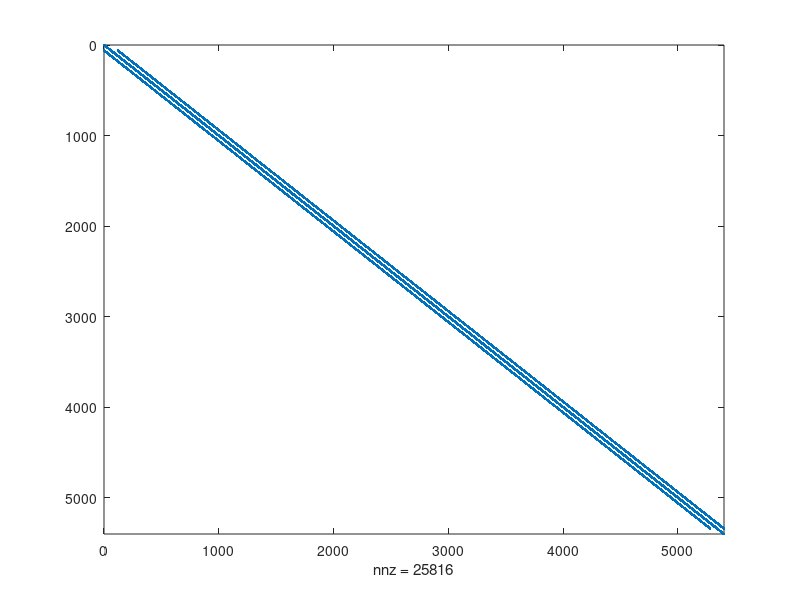
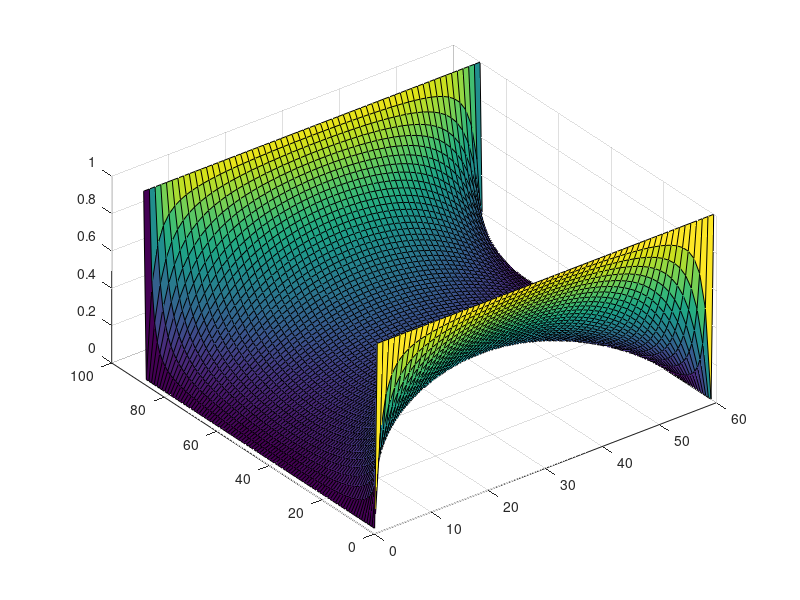

The MATLAB source for these figures, in order:
% ELEC4700 Assignment 2: Finite Difference Method

% Initialization

clear all;
close all;
clc;
set(0,'DefaultFigureWindowStyle','docked');

% Solving V=V0 @ x=0 and V=0 @ x=L in region LxW
% Implement funtion 'pbaspect' to fix Z aspect ratio

L = 90;
W = 2/3 * L;
V0 = 1;

nx = L;
ny = W;
G = sparse(nx*ny);
%V = sparse(nx,ny);
F = sparse(1,nx*ny);


Acond = 1;              % background conductivity of region, low resistance
Bcond = 1e-2;           % Conductivity of boxes, highly resistive
cMap = zeros(nx,ny);
Lb = 20;
Wb = 20;
for u = 1:nx
    for v = 1:ny
        if (u >= 35 && u <= 55)
            if v >= 0 && v <= 20
                cMap(u,v) = Bcond;
            elseif v >= 40 && v <= 60
                cMap(u,v) = Bcond;
            else
                cMap(u,v) = Acond;
            end
        else
            cMap(u,v) = Acond;
        end
    end
end





for i = 1:nx                %Iteration through length
    for j = 1:ny            %Iteration through width
        n = j + (i-1)*ny;

        if i == 1          % x=0 BCs
            G(n,:) = 0;
            G(n,n) = 1;
            F(n) = 1;
        elseif i == nx     % x=1 BCs
            G(n,:) = 0;
            G(n,n) = 1;
            %F(n) = 0;       %F(n)=0 sets z at final width to 0
            
% COMMENT BELOW FOR 1a
            F(n) = 1;       %F(n)=1 sets z at final width to 1
            
        elseif j == 1                 % y=0 BCs
            nxm = j + (i-2)*ny;
            nxp = j + (i)*ny;
            nyp = j+1 + (i-1)*ny;
            
            G(n,n) = 1;
        elseif j == ny                % y=1 BCs
            nxm = j + (i-2)*ny;
            nxp = j + (i)*ny;
            nym = j-1 + (i-1)*ny;
            
            G(n,n) = 1;
            
            
% COMMENT ABOVE FOR 1a
            
        else
            nxm = j + (i-2)*ny;
            nxp = j + (i)*ny;
            nym = j-1 + (i-1)*ny;
            nyp = j+1 + (i-1)*ny;
            
            G(n,n) = -(4);
            G(n,nxm) = 1;
            G(n,nxp) = 1;
            G(n,nym) = 1;
            G(n,nyp) = 1;
        end
            
    end
end
figure(1)
spy(G)

V = G\F';

Vmap = zeros(nx,ny);
for i = 1:nx
    for j = 1:ny
        n = j + (i-1)*ny;
        Vmap(i,j) = V(n);
    end
end

figure(2)
surf(Vmap)
pbaspect([1 1 0.5])